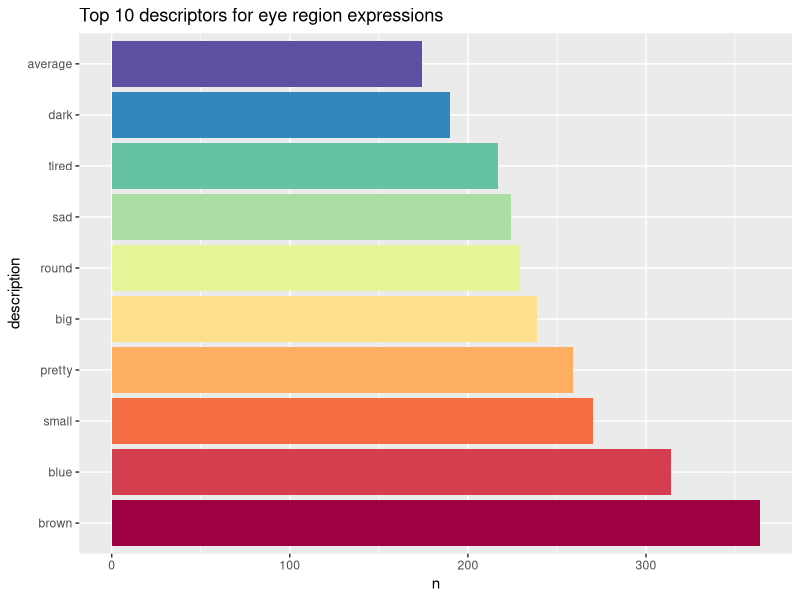

Write the R code that produced this figure.
## ---- chunk 1
library(tidyverse)
## ---- chunk 2
eye_data <- read_csv("files/intro-to-tidy-data/eye_descriptions.csv")
## ---- chunk 3

gathered_eyes <- gather(eye_data, "face_id", "description", t1:t50)

## ---- chunk 4

separated_eyes <- separate(gathered_eyes, description, c("d1","d2","d3"), sep = "(,|;|\\/)+", extra = "merge")

gathered_separated_eyes <- gather(separated_eyes,"desc_n", "description", d1:d3)

## ---- chunk 5

filtered_eyes <- filter(gathered_separated_eyes,
                        !is.na(description),
                        nchar(description) > 1)

## ---- chunk 6

mutate_eyes <- mutate(filtered_eyes,
                      description = trimws(description), 
                      description = tolower(description))

## ---- chunk 7

grouped_eyes <- group_by(mutate_eyes, description)

## ---- chunk 8

head(grouped_eyes)

## ---- chunk 9

sum_eyes <- summarise(grouped_eyes, n = n())

## ---- chunk 10

arranged_eyes <- arrange(sum_eyes, desc(n)) 

top_10_descriptions <- filter(arranged_eyes, row_number() < 11)

knitr::kable(top_10_descriptions)
## ---- chunk 11

eyes <- read_csv("files/intro-to-tidy-data/eye_descriptions.csv") %>%
  gather("face_id", "description", t1:t50) %>%
  separate(description,
           c("d1","d2","d3"),
           sep = "(,|;|\\/)+",
           extra = "merge") %>%
  gather("desc_n", "description", d1:d3) %>%
  filter(!is.na(description), nchar(description) > 1) %>%
  mutate(description = trimws(description),
         description = tolower(description)) %>%
  group_by(description) %>%
  summarise(n = n()) %>%
  arrange(desc(n)) %>%
  filter(row_number() < 11)

knitr::kable(eyes)

## ---- chunk 12

eyes %>%
  mutate(description = factor(description, levels = description)) %>%
  ggplot(aes(description,n, fill = description)) +
  geom_col(show.legend = FALSE) +
  coord_flip() +
  scale_fill_brewer(palette = "Spectral") +
  ggtitle("Top 10 descriptors for eye region expressions")

